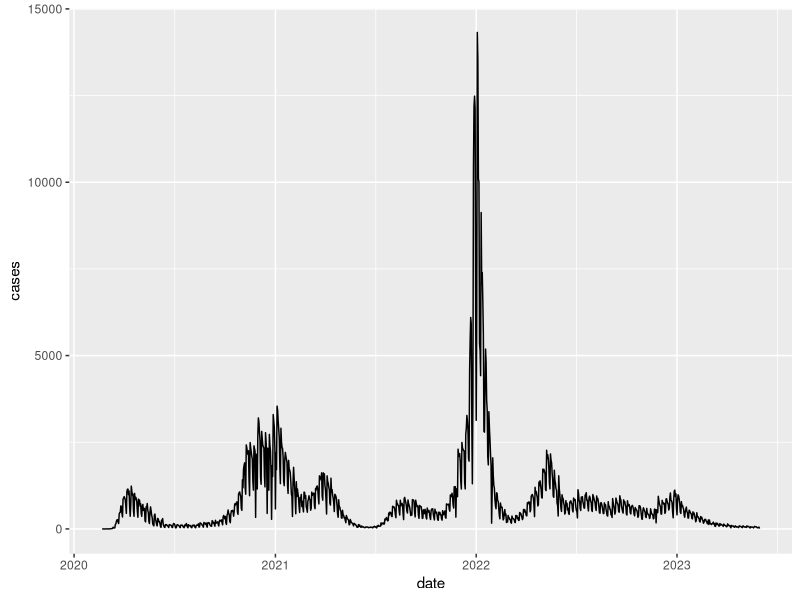

Generate this figure with R: (Note: this script raises an error after producing the figure.)
rm(list=ls())


library(tidyverse)
library(lubridate)


cases = read_csv("raw/cases.csv") 
cases$date = mdy(cases$Date)
cases = cases %>% 
         select(date, "Total Cases", "Total Deaths") %>% 
         rename(cases=`Total Cases`, deaths=`Total Deaths`) 


vax = read_csv("raw/vaccinations.csv") %>%
        filter(`County of residence` != "Residence out of state", 
               `County of residence` != "Resident out of state", 
               `County of residence` != "Address pending validation")

vax$date = mdy(vax$Date)
vax = vax %>% group_by(date) %>%
              summarize(vaccinated=sum(`At least one dose percent`)) %>%
              mutate(vaccinated=vaccinated/6) %>% 
              select(date, vaccinated) %>%
              arrange(date)

dat = left_join(cases, vax, by="date")
write_csv(dat, "covid19_ct.csv")

p1 = ggplot(dat, aes(x=date, y=cases)) + geom_line()
ggsave(p1, filename="img/cases.png")

p2 = ggplot(dat, aes(x=date, y=deaths)) + geom_line()
ggsave(p2, filename="img/deaths.png")

p3 = ggplot(dat, aes(x=date, y=vaccinated)) + geom_point() + ylim(0,NA)
ggsave(p3, filename="img/vaccinated.png")







